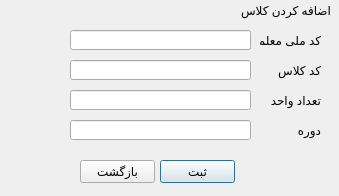
<?xml version="1.0" encoding="UTF-8"?>
<ui version="4.0">
 <class>Dialog</class>
 <widget class="QDialog" name="Dialog">
  <property name="geometry">
   <rect>
    <x>0</x>
    <y>0</y>
    <width>339</width>
    <height>196</height>
   </rect>
  </property>
  <property name="windowTitle">
   <string>Dialog</string>
  </property>
  <widget class="QLineEdit" name="code">
   <property name="geometry">
    <rect>
     <x>70</x>
     <y>30</y>
     <width>181</width>
     <height>20</height>
    </rect>
   </property>
  </widget>
  <widget class="QLabel" name="label">
   <property name="geometry">
    <rect>
     <x>260</x>
     <y>30</y>
     <width>61</width>
     <height>20</height>
    </rect>
   </property>
   <property name="text">
    <string>کد ملی معلم</string>
   </property>
  </widget>
  <widget class="QLabel" name="label_2">
   <property name="geometry">
    <rect>
     <x>240</x>
     <y>0</y>
     <width>91</width>
     <height>20</height>
    </rect>
   </property>
   <property name="text">
    <string>اضافه کردن کلاس</string>
   </property>
  </widget>
  <widget class="QLineEdit" name="id">
   <property name="geometry">
    <rect>
     <x>70</x>
     <y>60</y>
     <width>181</width>
     <height>20</height>
    </rect>
   </property>
  </widget>
  <widget class="QLabel" name="label_3">
   <property name="geometry">
    <rect>
     <x>260</x>
     <y>60</y>
     <width>61</width>
     <height>20</height>
    </rect>
   </property>
   <property name="text">
    <string>کد کلاس</string>
   </property>
  </widget>
  <widget class="QLineEdit" name="unit">
   <property name="geometry">
    <rect>
     <x>70</x>
     <y>90</y>
     <width>181</width>
     <height>20</height>
    </rect>
   </property>
  </widget>
  <widget class="QLabel" name="label_4">
   <property name="geometry">
    <rect>
     <x>260</x>
     <y>90</y>
     <width>61</width>
     <height>20</height>
    </rect>
   </property>
   <property name="text">
    <string>تعداد واحد</string>
   </property>
  </widget>
  <widget class="QLineEdit" name="date">
   <property name="geometry">
    <rect>
     <x>70</x>
     <y>120</y>
     <width>181</width>
     <height>20</height>
    </rect>
   </property>
  </widget>
  <widget class="QLabel" name="label_5">
   <property name="geometry">
    <rect>
     <x>260</x>
     <y>120</y>
     <width>61</width>
     <height>20</height>
    </rect>
   </property>
   <property name="text">
    <string>دوره</string>
   </property>
  </widget>
  <widget class="QPushButton" name="submit">
   <property name="geometry">
    <rect>
     <x>160</x>
     <y>160</y>
     <width>75</width>
     <height>23</height>
    </rect>
   </property>
   <property name="text">
    <string>ثبت</string>
   </property>
  </widget>
  <widget class="QPushButton" name="back">
   <property name="geometry">
    <rect>
     <x>80</x>
     <y>160</y>
     <width>75</width>
     <height>23</height>
    </rect>
   </property>
   <property name="text">
    <string>بازگشت</string>
   </property>
  </widget>
 </widget>
 <resources/>
 <connections/>
</ui>
